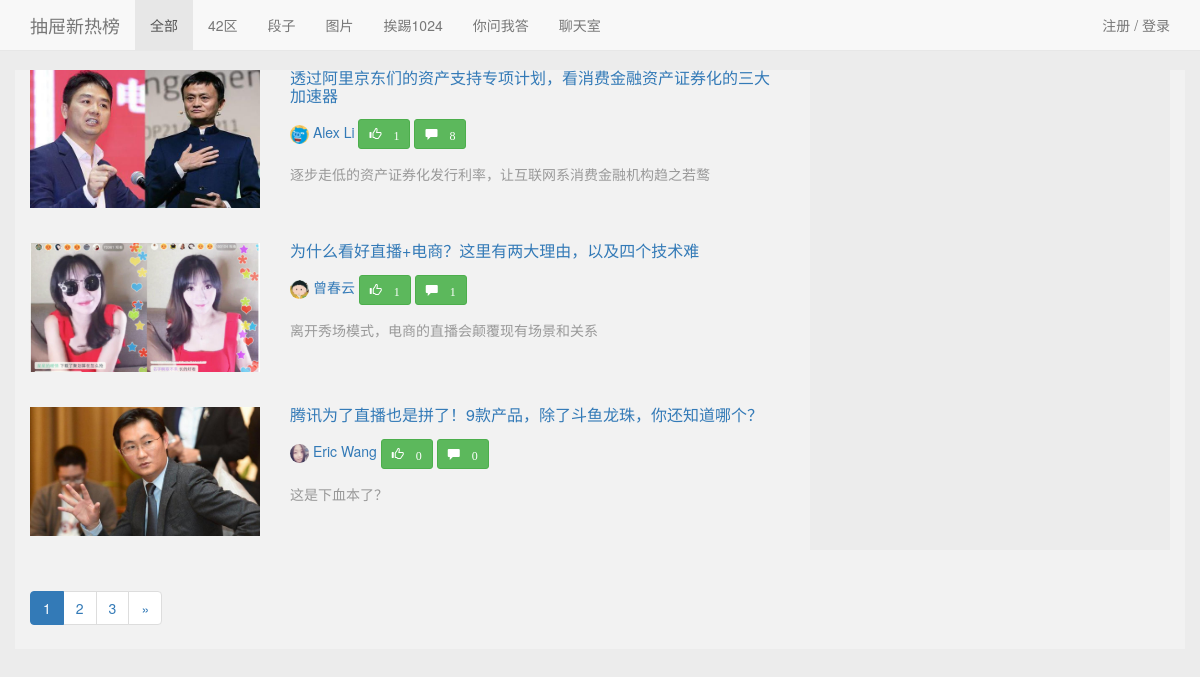
The page /bbs/ on the database its author committed.
### bbs/models.py (models this page shows, shortened)
class Category(models.Model):
    name = models.CharField(max_length=64, unique=True, verbose_name=u'版块名称')
    brief = models.CharField(null=True, blank=True, max_length=255, verbose_name=u'版块简介')
    set_as_top_menu = models.BooleanField(default=False, verbose_name=u'是否置顶显示')
    position_index = models.SmallIntegerField(verbose_name=u'导航栏权重')
    admins = models.ManyToManyField('UserProfile', blank=True)
    class Meta:
        verbose_name = u'版块'
        verbose_name_plural = u'版块'

class Article(models.Model):
    title = models.CharField(max_length=255, verbose_name=u'文章标题')
    brief = models.CharField(null=True, blank=True, max_length=255, verbose_name=u'简介')
    category = models.ForeignKey('Category', verbose_name=u'版块')
    content = models.TextField(verbose_name=u'文章内容')
    author = models.ForeignKey('UserProfile', verbose_name=u'发布者')
    pub_date = models.DateTimeField(blank=True, null=True, verbose_name=u'发布日期')
    last_modify = models.DateTimeField(auto_now=True)  # 每次修改自动更新时间
    priority = models.IntegerField(verbose_name=u'优先级', default=1000)
    head_img = models.ImageField(verbose_name=u'文章标题图片', upload_to='uploads')
    status_choices = (
        ('draft', u'草稿'),
        ('published', u'已发布'),
        ('hidden', u'隐藏'),
    )
    status = models.CharField(choices=status_choices, default='published', max_length=32, verbose_name=u'状态')
    class Meta:
        verbose_name = u'文章'
        verbose_name_plural = u'文章'

class UserProfile(models.Model):
    user = models.OneToOneField(User, verbose_name=u'用户名')
    name = models.CharField(max_length=32, verbose_name=u'昵称')
    friends = models.ManyToManyField('self', related_name='my_friends', blank=True)
    signature = models.CharField(max_length=255, blank=True, null=True, verbose_name=u'签名')
    head_img = models.ImageField(
        blank=True, null=True, verbose_name=u'头像', upload_to='uploads')
    def __str__(self):
        return self.name
    class Meta:
        verbose_name = u'用户'
        verbose_name_plural = u'用户'

### bbs/views.py (the view)
def index(request):
    context = dict()
    try:
        category_obj = models.Category.objects.get(position_index=1)
        context['category_obj'] = category_obj
    except ObjectDoesNotExist:
        pass
    article_list = models.Article.objects.filter(status='published').order_by('-pub_date')
    context['category_list'] = category_list
    article_list = set_paginator(request, article_list)
    context['article_list'] = article_list
    return render(request, 'bbs/index.html', context)

### bbs/templatetags/urlextend.py (called while the page is built, shortened)
@register.filter
def show_img(img_obj):
    return str(img_obj.name).split('/', maxsplit=1)[-1]

@register.simple_tag
def resolve_comment(article_obj):
    reduce_list = article_obj.comment_set.select_related().all().values('comment_type')
    comment_types = list(Counter([str(list(new_dict.values())[0]) for new_dict in reduce_list]).items())
    return dict(comment_types)

@register.filter
def diff_time(timedate):
    if type(timedate) is not datetime.datetime:
        return ''

### bbs/views.py (called while the page is built)
def set_paginator(request, model_data):
    max_record = request.GET.get('max_record')  # 获取每页显示多少条数据
    try:
        if max_record:
            max_num = int(max_record)
        else:
            max_num = 3  # 默认显示10条数据
    except ValueError:
        max_num = 3
    paginator = Paginator(model_data, max_num)
    page = request.GET.get('page')
    try:
        model_data = paginator.page(page)  # 获取第几页数据
    except PageNotAnInteger:
        model_data = paginator.page(1)  # 默认显示第一页数据
    except EmptyPage:
        model_data = paginator.page(paginator.num_pages)  # 如果获取的分页数据不存在,则显示最后一页数据
    return model_data

### templates/bbs/index.html (shortened to what this page needs)
{% extends 'base.html' %}
{% load urlextend %}
{% block container %}
    <div class="container">
        <div class="row" style="background-color: #f2f2f2">
        <div class="col-md-8">
            {% for article in article_list %}
                <div class="row" style="margin-bottom: 35px">
                    <div class="col-md-4">
                        <img src="/static/{{ article.head_img|show_img }}" width="100%">
                    </div>
                    <div class="col-md-8">
                        <h3 style="margin-bottom: 15px;font-size: 16px;margin-top: -1px"><a href="{% url 'article_detail' article.id %}">{{ article.title }}</a></h3>
                        <div style="margin-bottom: 15px;color: #bbb">
                            <a><span><img src="/static/{{ article.author.head_img|show_img }}" width="19" height="19" style="border-radius: 25px"> {{ article.author }}</span></a>
                            {% resolve_comment article as comment_types %}
                            <button type="button" class="btn btn-sm btn-success" name="add-thumbs" article-id="{{ article.id }}"><span class="glyphicon glyphicon-thumbs-up" > {% if not comment_types.2 %}0{% endif %}{{ comment_types.2 }}</span></button>
                            <button type="button" class="btn btn-sm btn-success" name="get-comment"><span class="glyphicon glyphicon-comment" > {% if not comment_types.1 %}0{% endif %}{{ comment_types.1 }}</span></button>
                        </div>
                        <div style="color: #999">{{ article.brief }}</div>
                    </div>
                </div>
            {% endfor %}
            {% paginator article_list %}
        </div>
        <div class="col-md-4">
            <div>
                <div class="" style="height: 480px;background-color: #ececec">
                </div>
            </div>
        </div>
    </div>
    </div>
{% endblock %}

### templates/base.html (shortened to what this page needs)
{% load urlextend %}
<!DOCTYPE html>
<html lang="zh-CN">
    <head>
        <link href="/static/plugins/bootstrap-3.3.5/css/bootstrap.min.css" rel="stylesheet">
        <link href="/static/plugins/Font-Awesome-3.2.1/css/font-awesome.css" rel="stylesheet">
        <link href="/static/plugins/sweetalert/sweetalert.css" rel="stylesheet">
        <link href="/static/plugins/summernote/summernote.css" rel="stylesheet">
        <link href="/static/css/navbar-fixed-top.css" rel="stylesheet">
        <link href="/static/css/custom.css" rel="stylesheet">
    </head>
    <body>
        <nav class="navbar navbar-default navbar-fixed-top">
            <div class="container">
                <div class="navbar-header">
                    <a class="navbar-brand" href="/bbs">抽屉新热榜</a>
                </div>
                <div id="navbar" class="navbar-collapse collapse">
                    <ul class="nav navbar-nav">
                        {% block nav-left %}
                            {% for category in category_list %}
                                <li class="{% if category_obj.id == category.id %}active{% endif %}"><a href="{% url 'category' category.id %}">{{ category.name }}</a></li>
                            {% endfor %}
                        {% endblock %}
                        <li><a href="{% url 'dashboard' %}">聊天室</a></li>
                    </ul>
                    <ul class="nav navbar-nav navbar-right">
                        {% block nav-right %}
                                {% if request.user.is_authenticated %}
                                    <li class="" style="background-color: #00CC00"><a class="bg-success" href="{% url 'publish' %}">发布文章</a></li>
                                    <li class=""><a href=""><img src="/static/{{ request.user.userprofile.head_img|show_img }}" width="19" height="19" style="border-radius: 25px"> {{ request.user.userprofile.name }}</a></li>
                                    <li class=""><a href="{% url 'logout' %}?next={{ request.path }}">注销</a></li>
                                {% else %}
                                    <li class=""><a href="{% url 'login' %}?next={{ request.path }}">注册 / 登录</a></li>
                                {% endif %}
                        {% endblock %}
                    </ul>
                </div>
            </div>
        </nav>
        {% block container %}{% endblock %}
    </body>
</html>

### static/css/navbar-fixed-top.css (style rules this page uses)
body { padding-top: 70px; background-color: #ececec; }

### rows shown on the page
Category: name "全部"
Category: name "42区"
Category: name "段子"
Category: name "图片"
Category: name "挨踢1024"
Category: name "你问我答"
Article: head_img|show_img (picture), title "透过阿里京东们的资产支持专项计划，看消费金融资产证券化的三大加速器", author.head_img|show_img (picture), author "Alex Li", comment_types "1", id "8", brief "逐步走低的资产证券化发行利率，让互联网系消费金融机构趋之若鹜"
Article: head_img|show_img (picture), title "为什么看好直播+电商？这里有两大理由，以及四个技术难", author.head_img|show_img (picture), author "曾春云", comment_types "1", brief "离开秀场模式，电商的直播会颠覆现有场景和关系"
Article: head_img|show_img (picture), title "腾讯为了直播也是拼了！9款产品，除了斗鱼龙珠，你还知道哪个？", author.head_img|show_img (picture), author "Eric Wang", shows "0", brief "这是下血本了？"
